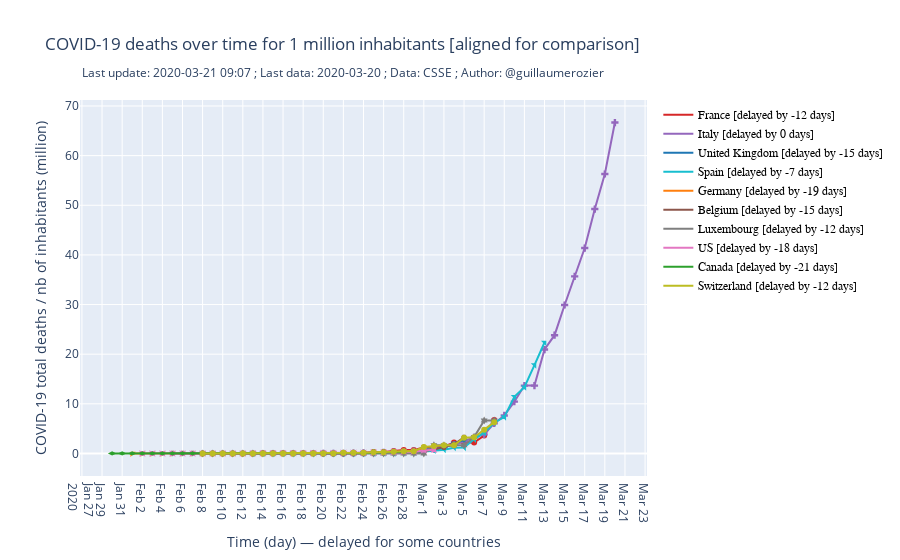

This figure's notebook cell:
### Markdown cell above
### Total deaths for 1 million inhabitants [aligned]

### Code cell
import plotly.graph_objects as go
import plotly

fig = go.Figure()

last_d = 30
upset_ch = 1
i=0

for c in countries:
    offset = countries[c]['offset_deaths']
    offset2 = offset
    if offset==0: offset2 = 1
        
    pop = countries[c]['pop']
    offset = countries[c]['offset_deaths']
    if offset==0: offset2=-1
    fig.add_trace(go.Scatter(x = data_deaths['date'][-last_d-offset:], y=data_deaths[c][-last_d:]/pop,
                    mode='markers',
                    marker_color=colors[i],
                    legendgroup=c,
                    marker_symbol= 3*i,
                    #marker_size=6,
                    marker_line_color=colors[i],
                    #marker_line_width=2,
                    opacity=1,
                    showlegend=False,
                    name=''.format("")))
    
    fig.add_trace(go.Scatter(x = data_deaths_rolling['date'][-last_d-offset:], y=data_deaths_rolling[c][-last_d:]/pop,
                    mode='lines',
                    marker_color=colors[i],
                    legendgroup=c,
                    showlegend=True,
                    name='{} [delayed by {} days]'.format(c, -offset)))
    i+=1
    if i >= 10:
        i=0
    
fig.update_layout(
    title="COVID-19 deaths over time for 1 million inhabitants [aligned for comparison]",
    xaxis_title="Time (day) — delayed for some countries",
    yaxis_title="COVID-19 total deaths / nb of inhabitants (million)",
    annotations = [dict(xref='paper',
        yref='paper',
        x=0, y=1.1,
        showarrow=False,
        text ='Last update: {} ; Last data: {} ; Data: CSSE ; Author: @guillaumerozier'.format(today, str(data_confirmed['date'].values[-1])[:10] ))],
    legend=dict(
        #x=1,
        #y=1.1,
        traceorder="normal",
        valign = "bottom",
        font=dict(
            family="sans-serif",
            #size=5,
            color="black"
        ),
        #itemsizing=1
        #bgcolor="LightSteelBlue",
        #bordercolor="Black",
        #borderwidth=2
    )
)

fig.update_xaxes(nticks = 30)

print("> graph 5 built")
    
if upload:
    py.plot(fig, filename = 'deaths-aligned', auto_open=False)
#plotly.offline.plot(fig, filename = 'deaths_aligned.html', auto_open=False)
#py.iplot(fig, filename='covid_aligned.html')

if show:
    fig.show()

if export:  
    fig.write_image("images/deaths_per_1m_inhabitant_aligned.png", scale=5, width=1100, height=600)
    print("> graph 5 exported")
